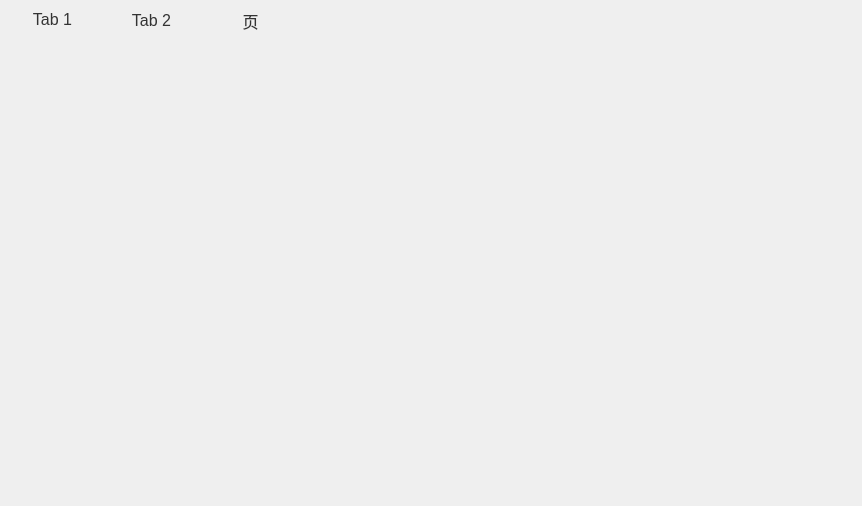
<?xml version="1.0" encoding="UTF-8"?>
<ui version="4.0">
 <class>wgtParaItem_meter</class>
 <widget class="QWidget" name="wgtParaItem_meter">
  <property name="geometry">
   <rect>
    <x>0</x>
    <y>0</y>
    <width>862</width>
    <height>506</height>
   </rect>
  </property>
  <property name="font">
   <font>
    <pointsize>13</pointsize>
   </font>
  </property>
  <property name="windowTitle">
   <string>Form</string>
  </property>
  <layout class="QVBoxLayout" name="verticalLayout_2">
   <property name="spacing">
    <number>0</number>
   </property>
   <property name="leftMargin">
    <number>0</number>
   </property>
   <property name="topMargin">
    <number>0</number>
   </property>
   <property name="rightMargin">
    <number>0</number>
   </property>
   <property name="bottomMargin">
    <number>0</number>
   </property>
   <item>
    <widget class="QWidget" name="wgtBg" native="true">
     <property name="styleSheet">
      <string notr="true">.QWidget#wgtBg
{
   border-radius:0px;
	border-color: rgb(52, 101, 164);
	border-image: url(:/image/menu_left.png);
}
</string>
     </property>
     <layout class="QVBoxLayout" name="verticalLayout">
      <property name="spacing">
       <number>3</number>
      </property>
      <property name="leftMargin">
       <number>3</number>
      </property>
      <property name="topMargin">
       <number>5</number>
      </property>
      <property name="rightMargin">
       <number>18</number>
      </property>
      <property name="bottomMargin">
       <number>5</number>
      </property>
      <item>
       <widget class="QTabWidget" name="tabWidget">
        <property name="font">
         <font>
          <pointsize>16</pointsize>
         </font>
        </property>
        <property name="focusPolicy">
         <enum>Qt::NoFocus</enum>
        </property>
        <property name="styleSheet">
         <string notr="true">QTabWidget::pane{
top:8px;
border:0px solid #00AEFF;
}

QTabBar::tab{
color:#333333;
background:transparent;
font-size:16px;
width:99px;
height:29px;
}
QTabBar::tab:selected{
color:rgb(16,36,72);
border-image: url(:/image/tab_select.png);
font-size:17px;
margin-top: 0; margin-left: 0; margin-right: 6;
}
QTabBar::tab:!selected{
color:rgb(46,253,251);
border-image: url(:/image/tab_unselect.png);
font-size:17px;
margin-top: 0; margin-left: 0; margin-right: 6;
}
#detailWgt,#appealReasonWgt{border:none;}</string>
        </property>
        <property name="currentIndex">
         <number>0</number>
        </property>
        <widget class="QWidget" name="tab_status">
         <attribute name="title">
          <string>Tab 1</string>
         </attribute>
         <layout class="QVBoxLayout" name="verticalLayout_4">
          <property name="spacing">
           <number>0</number>
          </property>
          <property name="leftMargin">
           <number>0</number>
          </property>
          <property name="topMargin">
           <number>0</number>
          </property>
          <property name="rightMargin">
           <number>0</number>
          </property>
          <property name="bottomMargin">
           <number>0</number>
          </property>
          <item>
           <widget class="MScrollArea" name="scrollArea_2">
            <property name="styleSheet">
             <string notr="true">QScrollArea{background-color:transparent;}
QListView{background:#5555ff;border-radius:0px; border: 0px solid gray;}
QListView::item:focus{border-radius:0px; border: 5px solid rgb(255, 128, 0);outline: none;}
QScrollBar:vertical {border:0px solid rgb(52, 72, 105);background:rgb(52, 72, 105);width:30px;margin:30 0 30 0px;}
QScrollBar::handle:vertical{ background: rgb(41, 142, 214);border-radius:5px;width:10px; height: 10px ; }
QScrollBar::add-line:vertical {border:1px solid rgb(52, 134, 208);background:rgb(52, 134, 208);height:30px;subcontrol-position:bottom;subcontrol-origin:margin;}
QScrollBar::sub-line:vertical {border:1px solid rgb(52, 134, 208);background:rgb(52, 134, 208);height:30px;subcontrol-position:top;subcontrol-origin:margin;}
QScrollBar::down-arrow:vertical {width:25px;height:25px; border-image:url(:/image/down_Arrow_2.png);}
QScrollBar::up-arrow:vertical {width:25px;height:25px;border-image:url(:/image/up_Arrow_1.png);}
QScrollBar::add-page:vertical {background:rgb(52, 72, 105);}
QScrollBar::sub-page:vertical {background:rgb(52, 72, 105);}
</string>
            </property>
            <property name="verticalScrollBarPolicy">
             <enum>Qt::ScrollBarAlwaysOff</enum>
            </property>
            <property name="horizontalScrollBarPolicy">
             <enum>Qt::ScrollBarAlwaysOff</enum>
            </property>
            <property name="widgetResizable">
             <bool>true</bool>
            </property>
            <widget class="QWidget" name="wgtStatus">
             <property name="geometry">
              <rect>
               <x>0</x>
               <y>0</y>
               <width>839</width>
               <height>422</height>
              </rect>
             </property>
             <property name="styleSheet">
              <string notr="true">background:transparent;</string>
             </property>
             <layout class="QVBoxLayout" name="verticalLayout_3">
              <property name="spacing">
               <number>0</number>
              </property>
              <property name="leftMargin">
               <number>0</number>
              </property>
              <property name="topMargin">
               <number>0</number>
              </property>
              <property name="rightMargin">
               <number>0</number>
              </property>
              <property name="bottomMargin">
               <number>0</number>
              </property>
              <item>
               <widget class="QWidget" name="wgtRender" native="true">
                <property name="minimumSize">
                 <size>
                  <width>0</width>
                  <height>240</height>
                 </size>
                </property>
                <property name="maximumSize">
                 <size>
                  <width>16777215</width>
                  <height>240</height>
                 </size>
                </property>
                <property name="styleSheet">
                 <string notr="true"/>
                </property>
                <layout class="QGridLayout" name="gridLayout">
                 <property name="leftMargin">
                  <number>0</number>
                 </property>
                 <property name="topMargin">
                  <number>0</number>
                 </property>
                 <property name="rightMargin">
                  <number>0</number>
                 </property>
                 <property name="bottomMargin">
                  <number>0</number>
                 </property>
                 <property name="spacing">
                  <number>0</number>
                 </property>
                 <item row="0" column="1">
                  <spacer name="verticalSpacer">
                   <property name="orientation">
                    <enum>Qt::Vertical</enum>
                   </property>
                   <property name="sizeType">
                    <enum>QSizePolicy::Preferred</enum>
                   </property>
                   <property name="sizeHint" stdset="0">
                    <size>
                     <width>20</width>
                     <height>32</height>
                    </size>
                   </property>
                  </spacer>
                 </item>
                 <item row="1" column="1" rowspan="2">
                  <widget class="QLabel" name="label">
                   <property name="minimumSize">
                    <size>
                     <width>300</width>
                     <height>200</height>
                    </size>
                   </property>
                   <property name="maximumSize">
                    <size>
                     <width>300</width>
                     <height>200</height>
                    </size>
                   </property>
                   <property name="styleSheet">
                    <string notr="true">border-image: url(:/image/power.png);</string>
                   </property>
                   <property name="text">
                    <string/>
                   </property>
                  </widget>
                 </item>
                 <item row="1" column="2">
                  <spacer name="horizontalSpacer_2">
                   <property name="orientation">
                    <enum>Qt::Horizontal</enum>
                   </property>
                   <property name="sizeType">
                    <enum>QSizePolicy::Preferred</enum>
                   </property>
                   <property name="sizeHint" stdset="0">
                    <size>
                     <width>254</width>
                     <height>20</height>
                    </size>
                   </property>
                  </spacer>
                 </item>
                 <item row="2" column="0">
                  <spacer name="horizontalSpacer">
                   <property name="orientation">
                    <enum>Qt::Horizontal</enum>
                   </property>
                   <property name="sizeType">
                    <enum>QSizePolicy::Preferred</enum>
                   </property>
                   <property name="sizeHint" stdset="0">
                    <size>
                     <width>255</width>
                     <height>20</height>
                    </size>
                   </property>
                  </spacer>
                 </item>
                 <item row="3" column="1">
                  <spacer name="verticalSpacer_2">
                   <property name="orientation">
                    <enum>Qt::Vertical</enum>
                   </property>
                   <property name="sizeType">
                    <enum>QSizePolicy::Preferred</enum>
                   </property>
                   <property name="sizeHint" stdset="0">
                    <size>
                     <width>20</width>
                     <height>32</height>
                    </size>
                   </property>
                  </spacer>
                 </item>
                </layout>
               </widget>
              </item>
              <item>
               <widget class="QWidget" name="widget" native="true">
                <property name="minimumSize">
                 <size>
                  <width>0</width>
                  <height>35</height>
                 </size>
                </property>
                <property name="maximumSize">
                 <size>
                  <width>16777215</width>
                  <height>35</height>
                 </size>
                </property>
                <property name="styleSheet">
                 <string notr="true"/>
                </property>
                <layout class="QHBoxLayout" name="horizontalLayout_3">
                 <property name="spacing">
                  <number>0</number>
                 </property>
                 <property name="leftMargin">
                  <number>10</number>
                 </property>
                 <property name="topMargin">
                  <number>0</number>
                 </property>
                 <property name="rightMargin">
                  <number>10</number>
                 </property>
                 <property name="bottomMargin">
                  <number>0</number>
                 </property>
                 <item>
                  <layout class="QHBoxLayout" name="horizontalLayout">
                   <property name="spacing">
                    <number>6</number>
                   </property>
                   <item>
                    <widget class="QLabel" name="lblMeterNumberName">
                     <property name="minimumSize">
                      <size>
                       <width>130</width>
                       <height>30</height>
                      </size>
                     </property>
                     <property name="maximumSize">
                      <size>
                       <width>130</width>
                       <height>30</height>
                      </size>
                     </property>
                     <property name="font">
                      <font>
                       <pointsize>13</pointsize>
                      </font>
                     </property>
                     <property name="styleSheet">
                      <string notr="true">color: #00ADE5; </string>
                     </property>
                     <property name="text">
                      <string/>
                     </property>
                    </widget>
                   </item>
                   <item>
                    <widget class="QLabel" name="lblMeterNumberVal">
                     <property name="minimumSize">
                      <size>
                       <width>0</width>
                       <height>30</height>
                      </size>
                     </property>
                     <property name="maximumSize">
                      <size>
                       <width>16777215</width>
                       <height>30</height>
                      </size>
                     </property>
                     <property name="font">
                      <font>
                       <pointsize>13</pointsize>
                      </font>
                     </property>
                     <property name="styleSheet">
                      <string notr="true">color: #FFFFFF;
</string>
                     </property>
                     <property name="text">
                      <string/>
                     </property>
                    </widget>
                   </item>
                  </layout>
                 </item>
                 <item>
                  <layout class="QHBoxLayout" name="horizontalLayout_2">
                   <property name="spacing">
                    <number>3</number>
                   </property>
                   <item>
                    <widget class="QLabel" name="lblMeterStaName">
                     <property name="minimumSize">
                      <size>
                       <width>160</width>
                       <height>30</height>
                      </size>
                     </property>
                     <property name="maximumSize">
                      <size>
                       <width>160</width>
                       <height>30</height>
                      </size>
                     </property>
                     <property name="font">
                      <font>
                       <pointsize>13</pointsize>
                      </font>
                     </property>
                     <property name="styleSheet">
                      <string notr="true">color: #00ADE5; </string>
                     </property>
                     <property name="text">
                      <string/>
                     </property>
                    </widget>
                   </item>
                   <item>
                    <widget class="QLabel" name="lblMeterStaVal">
                     <property name="minimumSize">
                      <size>
                       <width>0</width>
                       <height>30</height>
                      </size>
                     </property>
                     <property name="maximumSize">
                      <size>
                       <width>16777215</width>
                       <height>30</height>
                      </size>
                     </property>
                     <property name="font">
                      <font>
                       <pointsize>13</pointsize>
                      </font>
                     </property>
                     <property name="styleSheet">
                      <string notr="true">color: #FFFFFF;
</string>
                     </property>
                     <property name="text">
                      <string/>
                     </property>
                    </widget>
                   </item>
                  </layout>
                 </item>
                </layout>
               </widget>
              </item>
              <item>
               <widget class="QWidget" name="wgtInfo" native="true">
                <property name="minimumSize">
                 <size>
                  <width>800</width>
                  <height>0</height>
                 </size>
                </property>
               </widget>
              </item>
             </layout>
            </widget>
           </widget>
          </item>
         </layout>
        </widget>
        <widget class="QWidget" name="tab_para">
         <attribute name="title">
          <string>Tab 2</string>
         </attribute>
         <layout class="QVBoxLayout" name="verticalLayout_5">
          <property name="spacing">
           <number>0</number>
          </property>
          <property name="leftMargin">
           <number>0</number>
          </property>
          <property name="topMargin">
           <number>0</number>
          </property>
          <property name="rightMargin">
           <number>0</number>
          </property>
          <property name="bottomMargin">
           <number>0</number>
          </property>
          <item>
           <widget class="MScrollArea" name="scrollArea">
            <property name="styleSheet">
             <string notr="true">QScrollArea{background-color:transparent;}
QListView{background:#5555ff;border-radius:0px; border: 0px solid gray;}
QListView::item:focus{border-radius:0px; border: 5px solid rgb(255, 128, 0);outline: none;}
QScrollBar:vertical {border:0px solid rgb(52, 72, 105);background:rgb(52, 72, 105);width:30px;margin:30 0 30 0px;}
QScrollBar::handle:vertical{ background: rgb(41, 142, 214);border-radius:5px;width:10px; height: 10px ; }
QScrollBar::add-line:vertical {border:1px solid rgb(52, 134, 208);background:rgb(52, 134, 208);height:30px;subcontrol-position:bottom;subcontrol-origin:margin;}
QScrollBar::sub-line:vertical {border:1px solid rgb(52, 134, 208);background:rgb(52, 134, 208);height:30px;subcontrol-position:top;subcontrol-origin:margin;}
QScrollBar::down-arrow:vertical {width:25px;height:25px; border-image:url(:/image/down_Arrow_2.png);}
QScrollBar::up-arrow:vertical {width:25px;height:25px;border-image:url(:/image/up_Arrow_1.png);}
QScrollBar::add-page:vertical {background:rgb(52, 72, 105);}
QScrollBar::sub-page:vertical {background:rgb(52, 72, 105);}
</string>
            </property>
            <property name="widgetResizable">
             <bool>true</bool>
            </property>
            <widget class="QWidget" name="wgtContents">
             <property name="geometry">
              <rect>
               <x>0</x>
               <y>0</y>
               <width>839</width>
               <height>422</height>
              </rect>
             </property>
             <property name="styleSheet">
              <string notr="true">background:transparent;</string>
             </property>
            </widget>
           </widget>
          </item>
         </layout>
        </widget>
        <widget class="QWidget" name="tab_set">
         <attribute name="title">
          <string>页</string>
         </attribute>
         <layout class="QVBoxLayout" name="verticalLayout_6">
          <property name="leftMargin">
           <number>0</number>
          </property>
          <property name="topMargin">
           <number>0</number>
          </property>
          <property name="rightMargin">
           <number>0</number>
          </property>
          <property name="bottomMargin">
           <number>0</number>
          </property>
          <item>
           <widget class="MScrollArea" name="scrollArea_set">
            <property name="styleSheet">
             <string notr="true">QScrollArea{background-color:transparent;}
QListView{background:#5555ff;border-radius:0px; border: 0px solid gray;}
QListView::item:focus{border-radius:0px; border: 5px solid rgb(255, 128, 0);outline: none;}
QScrollBar:vertical {border:0px solid rgb(52, 72, 105);background:rgb(52, 72, 105);width:30px;margin:30 0 30 0px;}
QScrollBar::handle:vertical{ background: rgb(41, 142, 214);border-radius:5px;width:10px; height: 10px ; }
QScrollBar::add-line:vertical {border:1px solid rgb(52, 134, 208);background:rgb(52, 134, 208);height:30px;subcontrol-position:bottom;subcontrol-origin:margin;}
QScrollBar::sub-line:vertical {border:1px solid rgb(52, 134, 208);background:rgb(52, 134, 208);height:30px;subcontrol-position:top;subcontrol-origin:margin;}
QScrollBar::down-arrow:vertical {width:25px;height:25px; border-image:url(:/image/down_Arrow_2.png);}
QScrollBar::up-arrow:vertical {width:25px;height:25px;border-image:url(:/image/up_Arrow_1.png);}
QScrollBar::add-page:vertical {background:rgb(52, 72, 105);}
QScrollBar::sub-page:vertical {background:rgb(52, 72, 105);}
</string>
            </property>
            <property name="widgetResizable">
             <bool>true</bool>
            </property>
            <widget class="QWidget" name="wgtSet">
             <property name="geometry">
              <rect>
               <x>0</x>
               <y>0</y>
               <width>839</width>
               <height>422</height>
              </rect>
             </property>
             <property name="styleSheet">
              <string notr="true">background:transparent;</string>
             </property>
            </widget>
           </widget>
          </item>
         </layout>
        </widget>
       </widget>
      </item>
      <item>
       <widget class="QWidget" name="widget_2" native="true">
        <property name="minimumSize">
         <size>
          <width>0</width>
          <height>32</height>
         </size>
        </property>
        <property name="maximumSize">
         <size>
          <width>16777215</width>
          <height>32</height>
         </size>
        </property>
        <layout class="QHBoxLayout" name="horizontalLayout_4">
         <property name="spacing">
          <number>20</number>
         </property>
         <property name="leftMargin">
          <number>0</number>
         </property>
         <property name="topMargin">
          <number>3</number>
         </property>
         <property name="rightMargin">
          <number>0</number>
         </property>
         <property name="bottomMargin">
          <number>3</number>
         </property>
         <item>
          <spacer name="horizontalSpacer_3">
           <property name="orientation">
            <enum>Qt::Horizontal</enum>
           </property>
           <property name="sizeHint" stdset="0">
            <size>
             <width>303</width>
             <height>20</height>
            </size>
           </property>
          </spacer>
         </item>
         <item>
          <widget class="QPushButton" name="btn_up">
           <property name="minimumSize">
            <size>
             <width>39</width>
             <height>26</height>
            </size>
           </property>
           <property name="maximumSize">
            <size>
             <width>39</width>
             <height>26</height>
            </size>
           </property>
           <property name="focusPolicy">
            <enum>Qt::NoFocus</enum>
           </property>
           <property name="styleSheet">
            <string notr="true">QPushButton:!pressed{
border-image: url(:/image/left_normal.png);
color: #FFFFFF;
border-radius:0px;font:12pt;
}
QPushButton:pressed{
border-image: url(:/image/left_check.png);
color: #FFFFFF;
border:0px solid #68CBF2;
border-radius:0px;font:12pt;
}
</string>
           </property>
           <property name="text">
            <string/>
           </property>
           <property name="iconSize">
            <size>
             <width>32</width>
             <height>32</height>
            </size>
           </property>
           <property name="autoRepeat">
            <bool>false</bool>
           </property>
          </widget>
         </item>
         <item>
          <widget class="QPushButton" name="btn_down">
           <property name="minimumSize">
            <size>
             <width>39</width>
             <height>26</height>
            </size>
           </property>
           <property name="maximumSize">
            <size>
             <width>39</width>
             <height>26</height>
            </size>
           </property>
           <property name="focusPolicy">
            <enum>Qt::NoFocus</enum>
           </property>
           <property name="styleSheet">
            <string notr="true">QPushButton:!pressed{
border-image: url(:/image/right_normal.png);
color: #FFFFFF;
border-radius:0px;font:12pt;
}
QPushButton:pressed{
border-image: url(:/image/right_check.png);
color: #FFFFFF;
border:0px solid #68CBF2;
border-radius:0px;font:12pt;
}</string>
           </property>
           <property name="text">
            <string/>
           </property>
           <property name="iconSize">
            <size>
             <width>32</width>
             <height>32</height>
            </size>
           </property>
           <property name="autoRepeat">
            <bool>false</bool>
           </property>
          </widget>
         </item>
         <item>
          <spacer name="horizontalSpacer_4">
           <property name="orientation">
            <enum>Qt::Horizontal</enum>
           </property>
           <property name="sizeHint" stdset="0">
            <size>
             <width>303</width>
             <height>20</height>
            </size>
           </property>
          </spacer>
         </item>
        </layout>
       </widget>
      </item>
     </layout>
    </widget>
   </item>
  </layout>
 </widget>
 <customwidgets>
  <customwidget>
   <class>MScrollArea</class>
   <extends>QScrollArea</extends>
   <header location="global">mscrollarea.h</header>
   <container>1</container>
  </customwidget>
 </customwidgets>
 <resources/>
 <connections/>
</ui>
